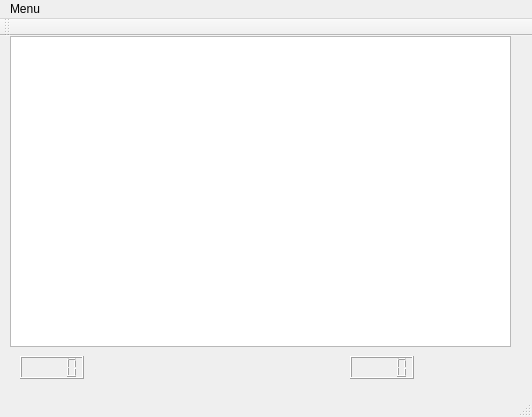
<?xml version="1.0" encoding="UTF-8"?>
<ui version="4.0">
 <class>MainWindow</class>
 <widget class="QMainWindow" name="MainWindow">
  <property name="geometry">
   <rect>
    <x>0</x>
    <y>0</y>
    <width>532</width>
    <height>417</height>
   </rect>
  </property>
  <property name="windowTitle">
   <string>MainWindow</string>
  </property>
  <widget class="QWidget" name="centralWidget">
   <widget class="QGraphicsView" name="game">
    <property name="geometry">
     <rect>
      <x>10</x>
      <y>0</y>
      <width>501</width>
      <height>311</height>
     </rect>
    </property>
   </widget>
   <widget class="QLCDNumber" name="lcdBomb">
    <property name="geometry">
     <rect>
      <x>350</x>
      <y>320</y>
      <width>64</width>
      <height>23</height>
     </rect>
    </property>
    <property name="autoFillBackground">
     <bool>false</bool>
    </property>
   </widget>
   <widget class="QLCDNumber" name="lcdTime">
    <property name="geometry">
     <rect>
      <x>20</x>
      <y>320</y>
      <width>64</width>
      <height>23</height>
     </rect>
    </property>
   </widget>
  </widget>
  <widget class="QMenuBar" name="menuBar">
   <property name="geometry">
    <rect>
     <x>0</x>
     <y>0</y>
     <width>532</width>
     <height>19</height>
    </rect>
   </property>
   <widget class="QMenu" name="menu">
    <property name="title">
     <string>Menu</string>
    </property>
    <addaction name="actionNewGame"/>
    <addaction name="actionSettings"/>
    <addaction name="actionStat"/>
   </widget>
   <addaction name="menu"/>
  </widget>
  <widget class="QToolBar" name="mainToolBar">
   <attribute name="toolBarArea">
    <enum>TopToolBarArea</enum>
   </attribute>
   <attribute name="toolBarBreak">
    <bool>false</bool>
   </attribute>
  </widget>
  <widget class="QStatusBar" name="statusBar"/>
  <action name="actionNewGame">
   <property name="text">
    <string>Новая игра</string>
   </property>
  </action>
  <action name="actionSettings">
   <property name="text">
    <string>Настройки</string>
   </property>
  </action>
  <action name="actionStat">
   <property name="text">
    <string>Статистика</string>
   </property>
  </action>
 </widget>
 <layoutdefault spacing="6" margin="11"/>
 <resources/>
 <connections/>
</ui>
